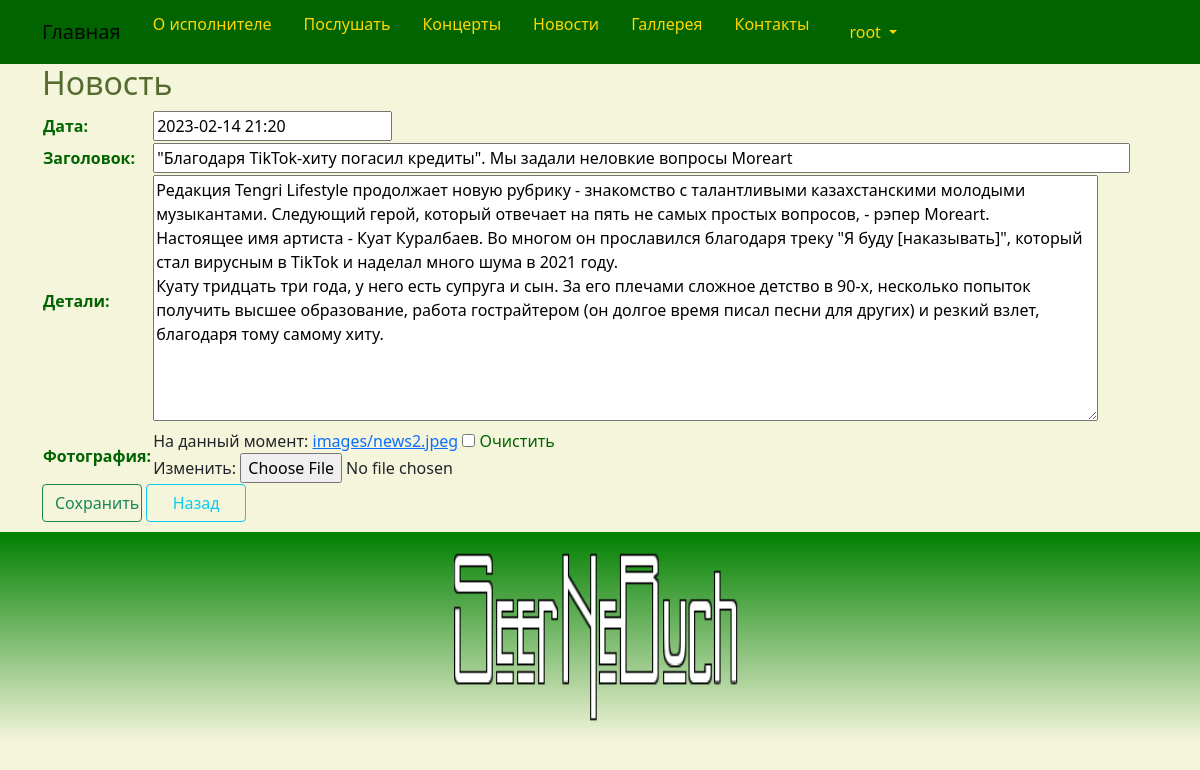
The page /news/edit/2/ (signed in) on the database its author committed.
### band/models.py (models this page shows)
class News(models.Model):
    daten = models.DateTimeField(_('daten'))
    title = models.CharField(_('title_news'), max_length=256)
    details = models.TextField(_('details_news'))
    photo = models.ImageField(_('photo_news'), upload_to='images/', blank=True, null=True)
    class Meta:
        db_table = 'news'
        indexes = [
            models.Index(fields=['daten']),
        ]
        ordering = ['daten']

### band/views.py (the view)
# urls.py: path('news/edit/<int:id>/', views.news_edit, name='news_edit'),
@login_required
@group_required("Managers")
def news_edit(request, id):
    try:
        news = News.objects.get(id=id)
        if request.method == "POST":
            news.daten = request.POST.get("daten")
            news.title = request.POST.get("title")
            news.details = request.POST.get("details")
            if "photo" in request.FILES:
                news.photo = request.FILES["photo"]
            news.save()
            return HttpResponseRedirect(reverse('news_index'))
        else:
            newsform = NewsForm(initial={'daten': news.daten.strftime('%Y-%m-%d %H:%M'), 'title': news.title, 'details': news.details, 'photo': news.photo })
            return render(request, "news/edit.html", {"form": newsform})
    except News.DoesNotExist:
        return HttpResponseNotFound("<h2>News not found</h2>")

### band/forms.py
class NewsForm(forms.ModelForm):
    class Meta:
        model = News
        fields = ('daten', 'title', 'details', 'photo')
        widgets = {
            'dater': DateTimeInput(format='%d/%m/%Y %H:%M:%S'),
            'title': TextInput(attrs={"size":"100"}),
            'details': Textarea(attrs={'cols': 100, 'rows': 10}),
        }

### band/views.py (called while the page is built)
def group_required(*group_names):
    def in_groups(u):
        if u.is_authenticated:
            if bool(u.groups.filter(name__in=group_names)) | u.is_superuser:
                return True
        return False
    return user_passes_test(in_groups, login_url='403')

### templates/news/edit.html (shortened to what this page needs)
{% extends "base.html" %}
{% load i18n %}
{% block content %}
<h2>{% trans "news" %}</h2>
<form method="POST" enctype="multipart/form-data">
    <table>
        {{ form }}
    </table>
    <button type="submit" class="btn btn-outline-success" style="width:100px">{% trans "Save" %}</button>
	<a class="btn btn-outline-info" style="width:100px" href="{% url 'news_index' %}">{% trans "Back" %}</a>
</form>
{% endblock content %}

### templates/base.html (shortened to what this page needs)
<!DOCTYPE html>
{% load static %}
{% load i18n %}
<html>
<head>
	<link href="https://cdn.jsdelivr.net/npm/bootstrap@5.0.2/dist/css/bootstrap.min.css" rel="stylesheet">
	<link rel="stylesheet" href="{% static 'css/styles.css' %}" />
	<link rel="stylesheet" href="{% static 'css/choosen.css' %}" />
</head>
	<nav class="navbar navbar-expand-lg navbar-light justify-content-center">
		<div class="container">
			<a class="navbar-brand" href="{{ HTTP_HOST }}/">{% trans "Home" %}</a>
			<div class="collapse navbar-collapse" id="mainMenu">
				<ul class="navbar-nav me-auto mb-2 mb-lg-0">
					<li class="nav-item">
						<a class="dropdown-item" href="{% url 'about' %}">{% trans "about" %}</a>
					</li>
					<li class="nav-item">
						<a class="dropdown-item" href="{% url 'listen' %}">{% trans "listen" %}</a>
					</li>
					<li class="nav-item">
						<a class="dropdown-item" href="{% url 'concert_list' %}">{% trans "concerts" %}</a>
					</li>
					<li class="nav-item">
						<a class="dropdown-item" href="{% url 'news_list' %}">{% trans "newss" %}</a>
					</li>
					<li class="nav-item">
						<a class="dropdown-item" href="{% url 'gallery' %}">{% trans "gallery" %}</a>
					</li>
					<li class="nav-item">
						<a class="dropdown-item" href="{% url 'contact' %}">{% trans "contacts" %}</a>
					</li>
					{% if user.is_authenticated %}
						<li class="nav-link dropdown">
							<a class="dropdown-item dropdown-toggle" href="#" id="navbarDropdown" role="button" data-bs-toggle="dropdown" aria-expanded="false">
							{{ user.username }}
							</a>
						</li>
					{% else %}
						<form class="form-inline ml-auto">
							<a href="{% url 'login' %}" class="btn btn-outline-secondary">{% trans "Log In" %}</a>
							<a href="{% url 'signup' %}" class="btn btn-primary ml-2">{% trans "Sign up" %}</a>
						</form>
					{% endif %}
				</ul>
			</div>
		</div>
	</nav>
<body style="background-color: beige">
	<div class="container">
		{% block content%}{% endblock content %}
	</div>
</body>
<footer class="container-fluid text-center bg-lightgray">
	<div class="copyrights">
		<img src="{% static 'images/logo.png' %}" alt="logo" style="height:190px; width: 312px; padding: 10px;">
	</div>
</footer>
<link rel="stylesheet" href="https://cdn.datatables.net/1.11.2/css/jquery.dataTables.min.css">
</html>

### static/css/styles.css (style rules this page uses)
:root { --navbar-background-color: DarkGreen; --navbar-text-color: Gold; --main-background-color-light: LemonChiffon; --main-background-color-dark: PaleGoldenrod; --main-text-color: DarkGreen; --main-header-color: DarkOliveGreen; --main-text-attention-color: Purple; --footer-background-color-light: Beige; --footer-background-color-dark: Green; --footer-text-color: Teal; --card-background-color-light: LemonChiffon; --card-background-color-dark: PaleGoldenrod; --card-text-color: SeaGreen; --table-background-color-light: LemonChiffon; --table-background-color-dark: PaleGoldenrod; --table-text-color: DarkGreen; --star-size: 30px; --star-color: Yellow; --star-background: Gold ; }
.navbar { background-color: var(--navbar-background-color); color: var(--navbar-text-color); }
.navbar .navbar-nav, .navbar .navbar-nav .navbar-text { color: var(--navbar-text-color); }
.navbar ul { background-color: var(--navbar-background-color); color: var(--navbar-text-color); }
.navbar li { background-color: var(--navbar-background-color); color: var(--navbar-text-color); }
.navbar a { background-color: var(--navbar-background-color); color: var(--navbar-text-color); }
.navbar-brand { background-color: var(--navbar-background-color); color: var(--navbar-text-color); }
.nav-link a { background-color: var(--navbar-background-color); color: var(--navbar-text-color); }
.nav-item { background-color: var(--navbar-background-color); color: var(--navbar-text-color); font-weight: bold; }
body { background-color: var(--main-background-color-light); }
h1, h2, h3, h4, h5, h6 { color: var(--main-header-color); }
p, ul, li, label { color: var(--main-text-color); }
footer { background-image: linear-gradient(top, var(--footer-background-color-dark), var(--footer-background-color-light)); background-image: -o-linear-gradient(top, var(--footer-background-color-dark), var(--footer-background-color-light)); background-image: -moz-linear-gradient(top, var(--footer-background-color-dark), var(--footer-background-color-light)); background-image: -webkit-linear-gradient(top, var(--footer-background-color-dark), var(--footer-background-color-light)); margin-top: 10px; padding: 10px; }

### rows shown on the page
News: daten "2023-02-14 21:20", title "\"Благодаря TikTok-хиту погасил кредиты\". Мы задали неловкие вопросы Moreart", details "Редакция Tengri Lifestyle продолжает новую рубрику - знакомство с талантливыми казахстанскими молодыми музыкантами. Следующий герой, который отвечает на пять не самых простых вопросов, - рэпер Moreart. Настоящее имя артиста - Куат Куралбаев. Во многом он прославился благодаря треку \"Я буду [наказывать]\", который стал вирусным в TikTok и наделал много шума в 2021 году. Куату тридцать три года, у него есть супруга и сын. За его плечами сложное детство в 90-х, несколько попыток получить высшее образование, работа гострайтером (он долгое время писал песни для других) и резкий взлет, благодаря тому самому хиту."

### other values the page prints
{{ user.username }} "root"
